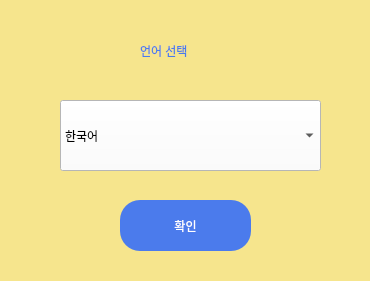
<?xml version="1.0" encoding="UTF-8"?>
<ui version="4.0">
 <class>Dialog</class>
 <widget class="QDialog" name="Dialog">
  <property name="geometry">
   <rect>
    <x>0</x>
    <y>0</y>
    <width>370</width>
    <height>281</height>
   </rect>
  </property>
  <property name="windowTitle">
   <string>Dialog</string>
  </property>
  <property name="styleSheet">
   <string notr="true">
background-color: #f6e58d;</string>
  </property>
  <widget class="QComboBox" name="selectLang">
   <property name="geometry">
    <rect>
     <x>60</x>
     <y>100</y>
     <width>261</width>
     <height>71</height>
    </rect>
   </property>
   <property name="layoutDirection">
    <enum>Qt::LeftToRight</enum>
   </property>
   <property name="styleSheet">
    <string notr="true">font: 16pt &quot;이순신 돋움체 M&quot;;

background-color: rgb(255, 255, 255);
</string>
   </property>
   <item>
    <property name="text">
     <string>한국어</string>
    </property>
   </item>
   <item>
    <property name="text">
     <string>영어</string>
    </property>
   </item>
   <item>
    <property name="text">
     <string>일본어</string>
    </property>
   </item>
   <item>
    <property name="text">
     <string>중국어</string>
    </property>
   </item>
  </widget>
  <widget class="QPushButton" name="langCheck">
   <property name="geometry">
    <rect>
     <x>120</x>
     <y>200</y>
     <width>131</width>
     <height>51</height>
    </rect>
   </property>
   <property name="styleSheet">
    <string notr="true">font: 12pt &quot;이순신 돋움체 M&quot;;
border-radius: 20px;
background-color: #4b7bec;
color:  rgb(255,255,255);</string>
   </property>
   <property name="text">
    <string>확인</string>
   </property>
  </widget>
  <widget class="QLabel" name="label">
   <property name="geometry">
    <rect>
     <x>140</x>
     <y>30</y>
     <width>171</width>
     <height>41</height>
    </rect>
   </property>
   <property name="styleSheet">
    <string notr="true">font: 14pt &quot;이순신 돋움체 M&quot;;
color: #4b7bec;</string>
   </property>
   <property name="text">
    <string>언어 선택</string>
   </property>
  </widget>
 </widget>
 <resources/>
 <connections/>
</ui>
